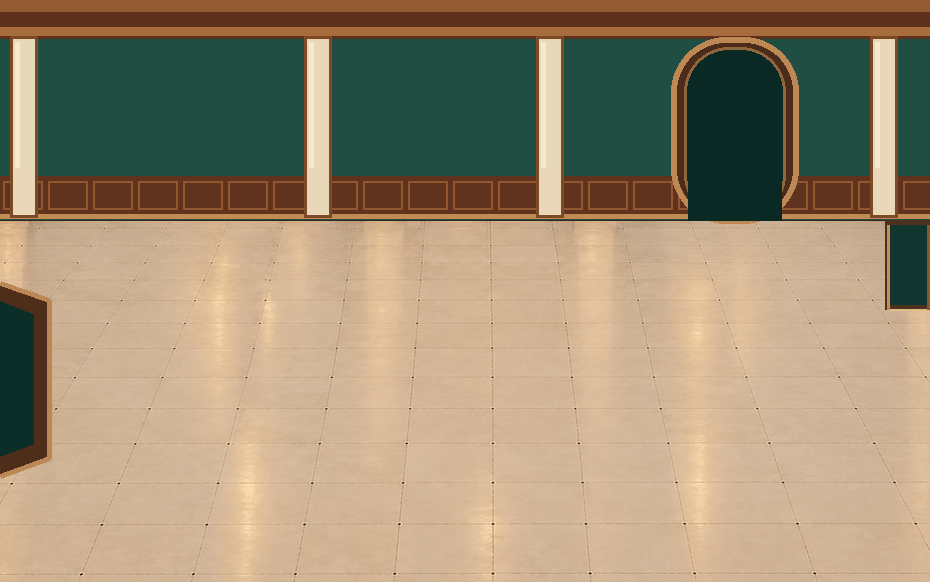
#> input picture rooms/gallery2/architecture_only_v01.png, 930 x 582 px, found by its file name
$ python make_gallery2_v02_black_frame_review.py
#> lines starting #> are read from the running program, lines starting #| are printed output that depends on the picture
"""A18 gallery 2: review-only architectural black surround matching gallery1 v13.
No new generated art. Use ONLY existing, approved gallery2 architecture and pixels.
"""
from pathlib import Path
from PIL import Image, ImageDraw
import numpy as np
ROOT = Path("C:/Users/User/source/repos/a18-gallery-layout-editor")
QA = ROOT / "qa/architecture-bases-20261029"
SRC = ROOT / "rooms/gallery2/architecture_only_v01.png"
original = Image.open(SRC).convert("RGB")
assert original.size == (930,582)
a = np.asarray(original)
result = a.copy()

# Remove the legacy diagonal left-side spur from the floor, which otherwise
# protrudes from the new straight edge. All repair pixels are taken from the
# SAME original tiled floor at mirrored local coordinates; do not redraw floor.
# Source area x=68..136 is open, uninterrupted original floor.
for y in range(268,490):
    af = min(1.0, (y-268)/9.0, (490-y)/10.0)
    for x in range(68):
        xf = min(1.0,(68-x)/7.0)
        alpha = max(0.0, min(1.0, af*xf))
        if alpha:
            c = a[y,136-x].astype(float)
            result[y,x] = np.rint(result[y,x].astype(float)*(1-alpha) + c*alpha).astype(np.uint8)
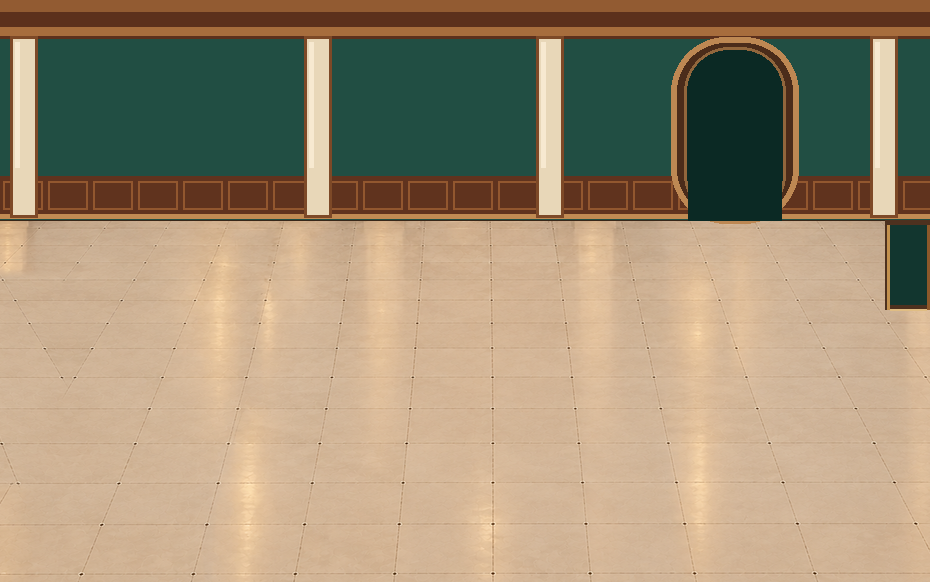
#> result: shape (582, 930, 3); mean R, G, B 160, 143.3, 116.7
out = Image.fromarray(result,"RGB")
# Place original corner columns INWARD so exterior black side frame does not
# erase them. No column re-design or perspective edits.
out.paste(original.crop((11,39,39,220)),(44,39))
out.paste(original.crop((872,39,900,220)),(858,39))

# Same straight perimeter geometry as gallery1 v13, mirrored entrance:
# gallery2 left entrance from the main hall at x=0..43, y=244..348.
black=(5,6,7)
draw = ImageDraw.Draw(out)
draw.rectangle((0,0,929,15),fill=black)
draw.rectangle((0,0,43,243),fill=black)  # west above passage
draw.rectangle((0,349,43,581),fill=black) # west below passage
draw.rectangle((886,0,929,581),fill=black) # east is fully closed
draw.rectangle((0,566,929,581),fill=black) # south border from approved B
b=np.asarray(out)
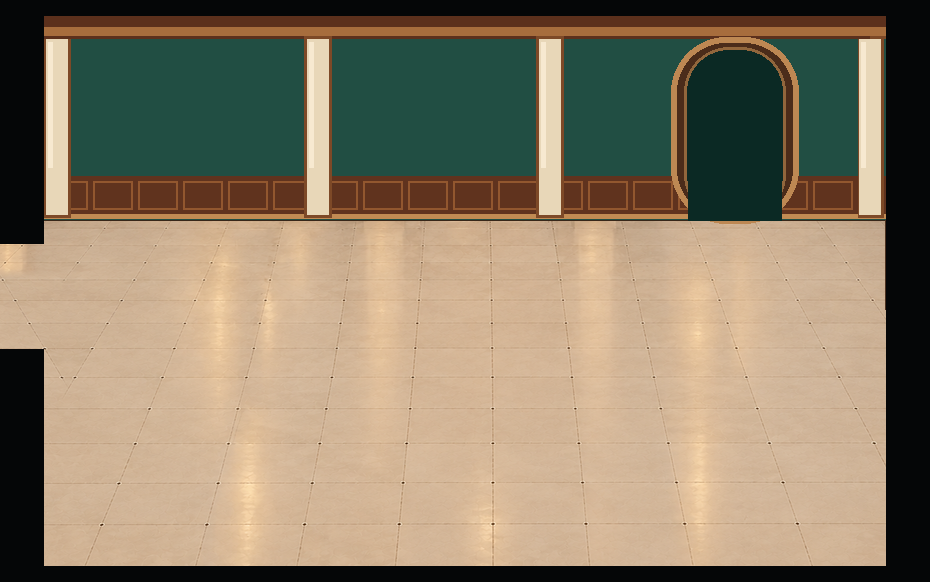
#> b: shape (582, 930, 3); mean R, G, B 140.4, 126.8, 104.1
assert out.size==(930,582)
allowed=np.zeros((582,930),dtype=bool)
allowed[0:16,:]=True
allowed[0:244,0:44]=True
allowed[349:,0:44]=True
allowed[:,886:]=True
allowed[566:,:]=True
allowed[268:490,0:68]=True
allowed[39:220,44:72]=True
allowed[39:220,858:886]=True
assert np.array_equal(a[~allowed],b[~allowed]),"Unexpected change outside perimeter/pillars/old floor spur"
assert np.all(b[:16,:,:] == black),"Top border"
assert np.all(b[566:,:,:]==black),"Bottom border"
assert np.all(b[200:244,8,:]==black),"Upper west wall"
assert np.all(b[349:565,8,:]==black),"Lower west wall"
assert np.all(b[15:566,920,:]==black),"East wall"
assert not np.any(np.all(b[244:349,8,:]==black,axis=1)),"West corridor unexpectedly closed"
assert np.array_equal(a[39:220,11:39],b[39:220,44:72]),"Left corner pillar must be existing art"
assert np.array_equal(a[39:220,872:900],b[39:220,858:886]),"Right corner pillar must be existing art"
# North arch and all approved-display-wall locations stay completely unchanged.
assert np.array_equal(a[39:220,665:805],b[39:220,665:805]),"North arch modified"
assert np.array_equal(a[310:560,100:850],b[310:560,100:850]),"Central floor changed"
f=QA/"gallery2_v02_black_frame_left_upper_entrance_REVIEW.png"
out.save(f)
comparison=Image.new("RGB",(1860,625),"#252525")
#> comparison: PIL image 1860x625 RGB; every value is 37
comparison.paste(original,(0,43));comparison.paste(out,(930,43))
#> after `comparison.paste(original, (0, 43))`:
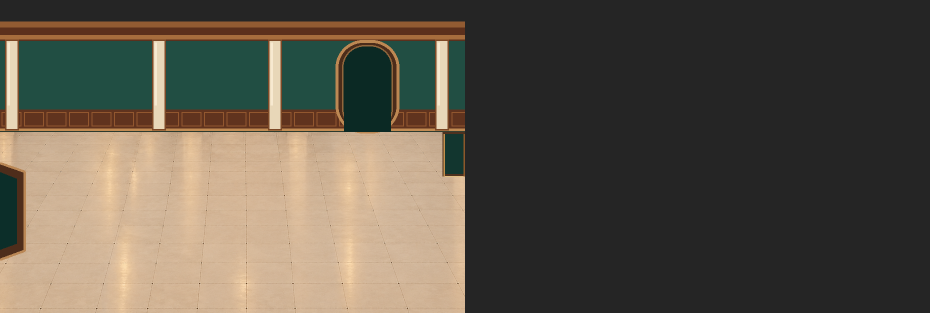
#> comparison: PIL image 1860x625 RGB (shown at 1/2 size); mean R, G, B 93.1, 85.5, 73.2
#> after `comparison.paste(out, (930, 43))`:
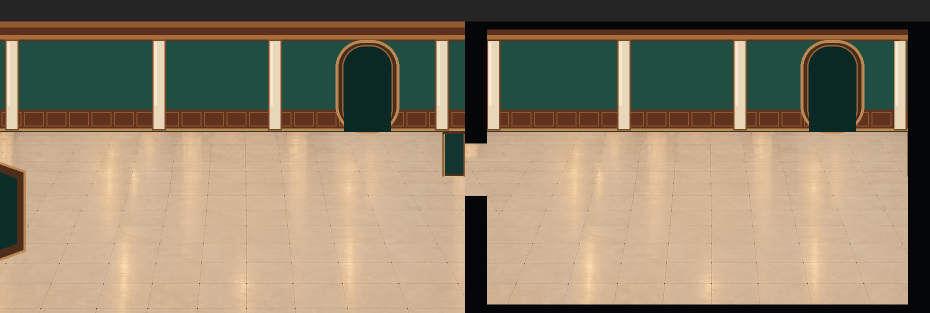
#> comparison: PIL image 1860x625 RGB (shown at 1/2 size); mean R, G, B 141.2, 127.3, 104.5
d=ImageDraw.Draw(comparison)
d.rectangle((0,0,1859,42),fill="#282b2d")
d.text((12,14),"GALLERY 2 / APPROVED ARCHITECTURE - NO REAR FRAMES",fill="white")
d.text((942,14),"GALLERY 2 / BLACK FRAME + UPPER LEFT ENTRANCE - REVIEW",fill="white")
compare=QA/"gallery2_v01_vs_v02_black_frame_comparison_REVIEW.png"
comparison.save(compare)
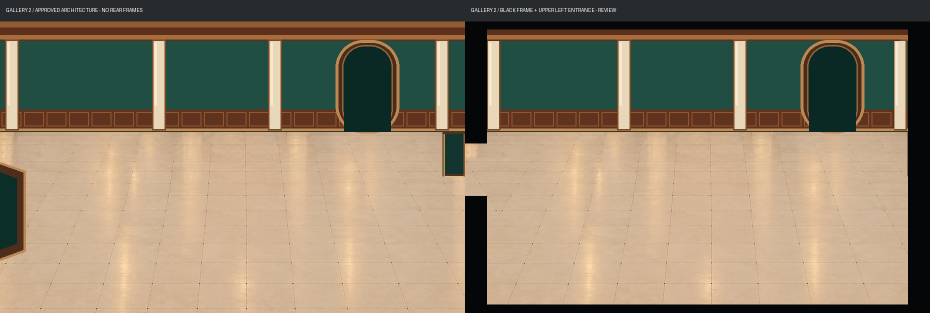
#> saved as gallery2_v01_vs_v02_black_frame_comparison_REVIEW.png: PIL image 1860x625 RGB (shown at 1/2 size); mean R, G, B 141.7, 128, 105.3
print("PASS gallery2 black perimeter / existing pillars / north arch unchanged / west upper corridor open")
print("OUTPUT",f,"COMPARISON",compare)
